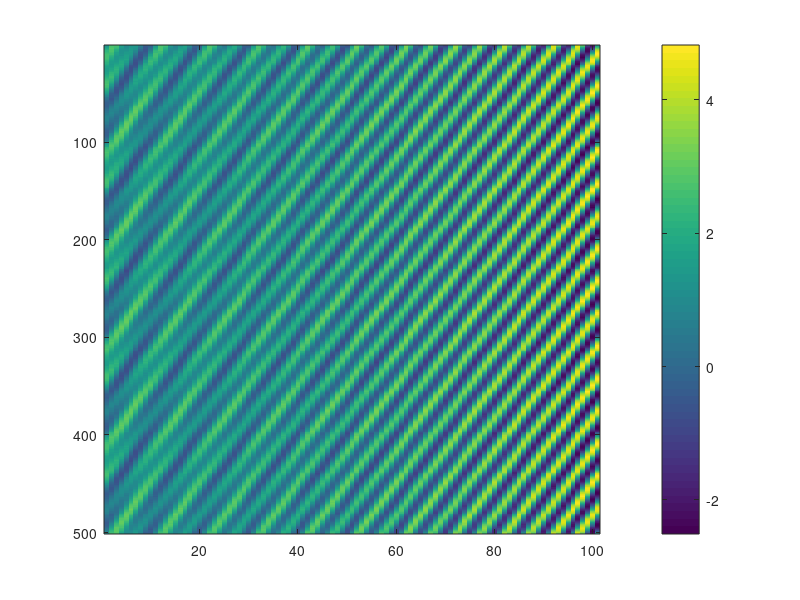

Write MATLAB code to recreate this figure. (Note: this script raises an error after producing the figure.)
% try to debias DMD
clear
close all

x=0:0.01:5; m=length(x); %空间
t=0:0.05:5; n=length(t); %时间
Fs=1/(t(2)-t(1)); %采样频率
[X,T]=meshgrid(x,t);

%创建信号,Utx的格式为时间*空间的矩阵
U_tx = 1.2*exp(-0.5*T) .* sin(2*pi*(X+2*T)) ...
       + 0.8*exp(0.3*T) .* sin(2*pi*(3*X+4*T)) ...
       + 1.1 + 0.1*rand(n,m);
U_xt=U_tx';

%%% display the snapshots of system, i.e. the data
figure()
imagesc(U_xt)
colorbar()

X=U_xt(:,1:end-1);
Y=U_xt(:,2:end);

%%% solve the procrustes problem, directly, for the reference of the result
real_A = Y * pinv(X);
[real_Phi, real_Lambda] = eig(real_A); real_Lambda = diag(real_Lambda);
re_real = real(real_Lambda); im_real = imag(real_Lambda);

% DMD
r = 20;
[U, S, V] = svds(X, r);
A = Y * V / S * U';         % is a m*m matrix
tilde_A = U' * Y * V / S;   % is a r*r matrix, DMD
hat_A = U * tilde_A * U';   % is a m*m matrix (approx A)

matcompare({real_A, A, hat_A}, 'fixmat', 2)

[tilde_Phi, tilde_Lambda] = eig(tilde_A); tilde_Lambda = diag(tilde_Lambda);
re_tilde = real(tilde_Lambda); im_tilde = imag(tilde_Lambda);

%%% display the decomposed spectrum and the real ones
figure()
hold on
scatter(re_real, im_real, 'o', 'DisplayName', 'real results')
scatter(re_tilde, im_tilde, 'x', 'LineWidth', 2, 'DisplayName', 'r-rank results')
theta = linspace(0, 2*pi, 100); x = cos(theta); y = sin(theta);
plot(x, y, 'Color', 'black', 'HandleVisibility', 'off')
title('Eigenvalues'); legend();

%%% try to use difference to approximately debias
tilde_Phi = U * tilde_Phi;
debias_Phi = tilde_Phi;
debias_Lambda = tilde_Lambda;

for i = 1 : length(tilde_Lambda)
    new_Phi = tilde_Phi(:, i);
    debias_Lambda(i) = tilde_Lambda(i)...
        + new_Phi' * (A - hat_A) * new_Phi;
    debias_Phi(:, i) = new_Phi...
        + pinv(tilde_Lambda(i) * eye(size(A)) - hat_A) * (A - hat_A) * new_Phi;
end

matdisp({abs(debias_Phi), abs(tilde_Phi)})

%%% DMD system reconstruction
ampl = diag(pinv(tilde_Phi) * U_xt(:, 1));    % r*r
evol = tilde_Lambda .^ (0: n-1);    % a trick to define vandermonde matrix
recov_dmd = real(tilde_Phi * ampl * evol);

%%% reconstruction with debiased modes
ampl_db = diag(pinv(debias_Phi) * U_xt(:, 1));
evol_db = debias_Lambda .^ (0: n-1);
recov_db = real(debias_Phi * ampl * evol);

%%% comparing results
matdisp({U_xt, recov_dmd, recov_db})









% %之后全部是后处理
% figure(1)
% %图1，输出特征根分布
% scatter(real(Dd(end:-1:1)),imag(Dd(end:-1:1)),30,-log(Energy(end:-1:1)),'filled')
% axis equal
% set(gcf,'position',[488   342   400   350])
% 
% figure(2)
% %图2，绘制频率和衰减图
% wa=log(Dd)*Fs;
% scatter(real(wa(end:-1:1)),imag(wa(end:-1:1))/2/pi,30,-log(Energy(end:-1:1)),'filled')
% xlabel('衰减率σ');ylabel('频率w')
% ylim([-6,6]);xlim([-1,1])
% hold on
% plot([0,0],ylim,'b--')
% plot(xlim,[0,0],'b--')
% hold off
% box on
% set(gcf,'position',[488   342   400   350])
% 
% figure(3)
% %图3，绘制频率-能量排序
% Freq=imag(wa)/2/pi;
% k=find(Freq>=0);
% stem(Freq(k),log10(Energy(k)),'BaseValue',-6,'MarkerFaceColor','auto');
% ylim([-6,6]);
% xlim([-1,11])
% set(gca,'YTickLabel',{'1e-6','1e-4','1e-2','0','1e2','1e4','1e6'},'YTick',[-6:2:6])
% set(gca,'XTick',[0:2:10])
% xlabel('频率hz');ylabel('能量')
% 
% figure(4)
% %绘制模态
% subplot(3,2,1)%总
% U_x1=U_xt(:,1);
% plot(x,U_x1);
% xlim([0,5])
% subplot(3,2,2)%一阶模态
% Uxt_DMD_k=real(Phi(:,1) * Time_DMD(1,:));
% plot(x,Uxt_DMD_k(:,1));
% ylim([0,3]);xlim([0,5])
% subplot(3,2,3)%二阶模态
% Uxt_DMD_k=real(Phi(:,2) * Time_DMD(2,:));
% plot(x,Uxt_DMD_k(:,1));
% xlim([0,5])
% subplot(3,2,4)%三阶模态
% Uxt_DMD_k=real(Phi(:,3) * Time_DMD(3,:));
% plot(x,Uxt_DMD_k(:,1));
% xlim([0,5])
% subplot(3,2,5)%四阶模态
% Uxt_DMD_k=real(Phi(:,4) * Time_DMD(4,:));
% plot(x,Uxt_DMD_k(:,1));
% xlim([0,5])
% subplot(3,2,6)%五阶模态
% Uxt_DMD_k=real(Phi(:,5) * Time_DMD(5,:));
% plot(x,Uxt_DMD_k(:,1));
% xlim([0,5])
% 
% figure(5)
% %绘制前10阶模态能量占比
% Cumsum_Energy=cumsum(Energy);
% subplot(2,1,1)
% bar( 1:10 , Cumsum_Energy(1:10)/Cumsum_Energy(end) ,'BarWidth',1)
% ylim([0,1]);
% subplot(2,1,2)
% plot( 1:10 , Energy(1:10)/Cumsum_Energy(end) ,'-o')
% ylim([0,1]);
% 
% figure(6)
% %还原信号与原信号对比(利用前5阶模态还原)
% Uxt_DMD_k=real(Phi(:,1:5) * Time_DMD(1:5,:));
% plot(x,U_xt(:,1),x,Uxt_DMD_k(:,1))
% 
% function [Dd,b,Phi,Time_DMD,Energy]=DMD_CLASS(X,Y)
% %DMD分解函数
% %输入：
% %X，Y，DMD分解的数据矩阵
% %
% %输出：
% %Dd，特征根
% %b，初始状态
% %Phi，DMD分解的模态
% %Time_DMD，DMD还原信号所用到的时间项
% %Energy，每个模态对应的能量，从大到小排序
% 
% N=size(X,2);
% %1 SVD分解
% [U,S,V] = svd(X,'econ');
% %删除奇异值约等于0的模态，防止计算发散
% Sd=diag(S);
% r=sum(Sd>1e-6);
% U=U(:,1:r);
% S=S(1:r,1:r);
% V=V(:,1:r);
% %2 求解矩阵A
% A=U'*(Y*V/S);
% %3 求矩阵A的特征值和特征向量
% [Om,D]=eig(A);
% Dd=diag(D);%求特征值转为向量形式
% %4 求DMD模态
% Phi=Y*V/S*Om;
% %5 求解初始状态b
% b=Phi\X(:,1);
% %6 对模态进行排序
% Q=Dd.^(0:N-1);%计算出范德蒙矩阵
% Time_DMD=b.*Q;%旧版本matlab可以用右边形式替换Time_DMD=(b*ones(1,N)).*Q;
% 
% % %对信号初始振幅排序，速度快，输出能量可以近似用振幅平方代替
% % [b,Ib] = sort(abs(b),'descend');
% %求出所有模态的信号，并计算能量
% Energy=zeros(size(Phi,2),1);
% for k=1:size(Phi,2)
% Uxt_DMD_k=real(Phi(:,k) * Time_DMD(k,:));
% E_k=sum(sum(Uxt_DMD_k.^2));
% Energy(k)=E_k;
% end
% [Energy,Ie] = sort(Energy,'descend');%对每个模态的能量进行排序
% %按顺序输出特征值、初始状态b、模态Phi
% Dd=Dd(Ie);
% b=b(Ie);
% Phi=Phi(:,Ie);
% Time_DMD=Time_DMD(Ie,:);
% end